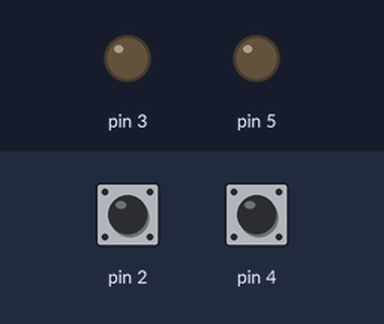
Bench run of a sketch on a simulated Arduino Leonardo, built with avr-gcc and run on an emulated ATmega32U4. Shown: output pins drawn as LEDs (lit = HIGH). Inputs (shaded band) come from the test bench; at power-on: pin 2 HIGH, pin 4 HIGH. USB keyboard and mouse output is not drawn; what the sketch prints to the serial monitor is not drawn.

Above: at 1.2 s.
1.3 s: pin 2 pulled LOW for 0.15 s
At 1.37 s:
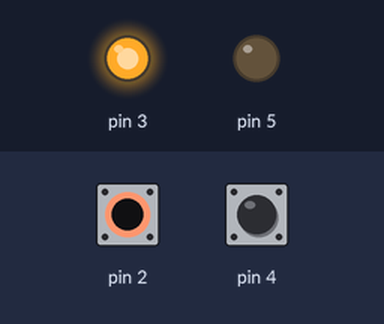
2.9 s: pin 4 pulled LOW for 0.15 s
At 3.4 s:
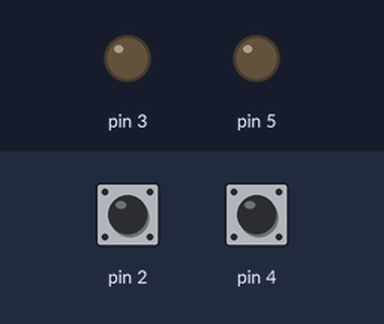
4.6 s: pin 4 pulled LOW for 3.2 s
At 5.6 s:
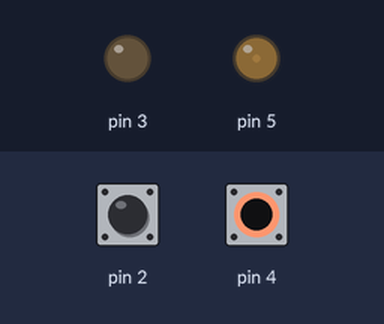
9.3 s: pin 2 pulled LOW for 1 s
At 10.1 s:
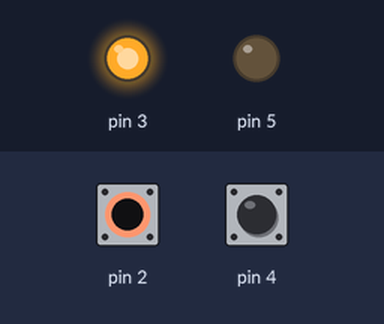
11.8 s: pin 2 pulled LOW for 3.2 s
At 16.1 s:
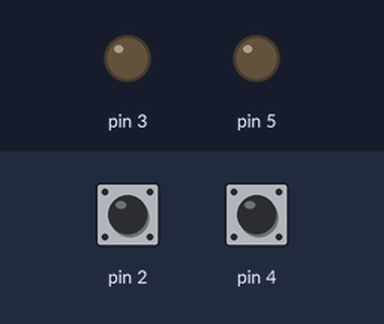
16.5 s: pin 2 driven LOW and pin 4 driven LOW
At 17.2 s:
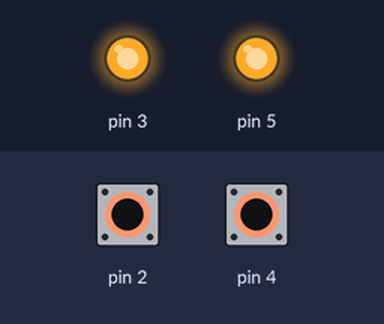
Timing chart, 0 to 19.0 s (numbered marks = the images above; inputs shaded):
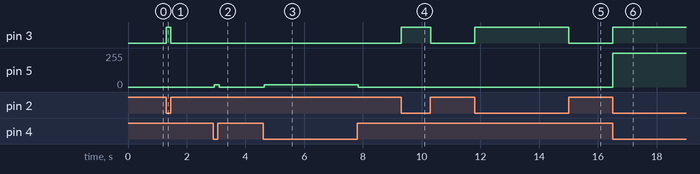

The sketch:

Osu.ino
```cpp
#include <Keyboard.h>

int changeMode = 0;
int Mode = 3;
bool isCopyMode = true;


int shoulddo = 0;
void setup() {
  pinMode(LED_BUILTIN_TX,OUTPUT);
  pinMode(LED_BUILTIN_RX,OUTPUT);
  pinMode(2, INPUT_PULLUP);
  pinMode(4, INPUT_PULLUP);
  pinMode(3, OUTPUT);
  pinMode(5, OUTPUT);
  Serial.begin(9600);
  Keyboard.begin();
}

void loop() {

  ModeEvent();
  KeysPress();
}

void OnLED(int pin){
  digitalWrite(pin,HIGH);
}
void OffLED(int pin){
  digitalWrite(pin,LOW);
}


void KeysPress(){
  if(digitalRead(2) == LOW){
    if(isCopyMode){
      Keyboard.press(KEY_LEFT_CTRL);
      Keyboard.press('v');
    }else{
      Keyboard.press('x');
    }

    Modes(3,true);

  }else{
    if(isCopyMode){
      Keyboard.release(KEY_LEFT_CTRL);
      Keyboard.release('v');
    }else{
      Keyboard.release('x');
    }
    Modes(3,false);

  }
  if(digitalRead(4) == LOW){
    if(isCopyMode){
      Keyboard.press(KEY_LEFT_CTRL);
      Keyboard.press('c');
    }else{
      Keyboard.press('z');
    }
    Modes(5,true);
  }else{
    if(isCopyMode){
      Keyboard.release(KEY_LEFT_CTRL);
      Keyboard.release('c');
    }else{
      Keyboard.release('z');
    }
    Modes(5,false);
  }
  if(digitalRead(4) == LOW && digitalRead(2) == LOW){
    shoulddo = shoulddo + 1;
    Serial.println(shoulddo);
    delay(0.02f);
    Modes(5,true);
  }else{
    shoulddo = 0;
    Modes(5,false);
  }

  if(shoulddo >= 300){
    Keyboard.press('`');
  }else{
    Keyboard.release('`');

  }
}


void ModeEvent(){
  /*
  if(digitalRead(2) == LOW && digitalRead(3) == LOW){
    if(changeMode >= 1000){

      Mode++;
      if(Mode >= 5){
        Mode = 0;
      }
      changeMode = 0;
      Serial.print("Mode : ");
      Serial.println(Mode);
      digitalWrite(LED_BUILTIN_TX,LOW);
      digitalWrite(LED_BUILTIN_RX,LOW);
      delay(200);
    }
      changeMode++;
      delay(0.5f);
  }else{
    changeMode = 0;
  }*/
}

void Modes(int pin, bool state){
  if(Mode == 0){
      pinMode(LED_BUILTIN_TX,OUTPUT);
      pinMode(LED_BUILTIN_RX,OUTPUT);
      if(state == true){
        digitalWrite(pin,HIGH);
        digitalWrite(LED_BUILTIN_TX,LOW);
        digitalWrite(LED_BUILTIN_RX,LOW);
      }else{
        digitalWrite(pin,LOW);
        digitalWrite(LED_BUILTIN_TX,HIGH);
        digitalWrite(LED_BUILTIN_RX,HIGH);
      }
  }

  if(Mode == 1){
      pinMode(LED_BUILTIN_TX,INPUT);
      pinMode(LED_BUILTIN_RX,INPUT);
      digitalWrite(pin,HIGH);
  }

  if(Mode == 2){
      digitalWrite(pin,LOW);
      pinMode(LED_BUILTIN_TX,INPUT);
      pinMode(LED_BUILTIN_RX,INPUT);
  }

  if(Mode == 3){
      pinMode(LED_BUILTIN_TX,INPUT);
      pinMode(LED_BUILTIN_RX,INPUT);
      if(state == true){
        digitalWrite(pin,HIGH);
      }else{
        digitalWrite(pin,LOW);
      }
  }
}

void FadeLEDON(int pin, int amount, int Delay){
  int brightness = 0;
  analogWrite(pin, brightness);
  while (brightness <= 255){
    KeysPress();
    brightness = brightness + amount;
    analogWrite(pin, brightness);
    delay(Delay);
  }
}

void FadeLEDOFF(int pin, int amount, int Delay){
  int brightness = 255;
  analogWrite(pin, brightness);
  while (brightness >= 0){
    KeysPress();
    brightness = brightness - amount;
    analogWrite(pin, brightness);
    delay(Delay);
  }
  brightness = 0;
  analogWrite(pin, brightness);
}
```

Measured:
- after the input at 1.3 s, pin 3: LOW → HIGH at once, → LOW 0.15 s later
- after the input at 2.9 s, pin 5: 0/255 → 17/255 at once, → 0/255 0.16 s later
- after the input at 4.6 s, pin 5: 0/255 → 17/255 at once, → 0/255 3.2 s later
- after the input at 9.3 s, pin 3: LOW → HIGH at once, → LOW 1.0 s later
- after the input at 11.8 s, pin 3: LOW → HIGH at once, → LOW 3.2 s later
- after the input at 16.5 s, pin 3: LOW → HIGH at once; pin 5: 0/255 → 255/255 at once
